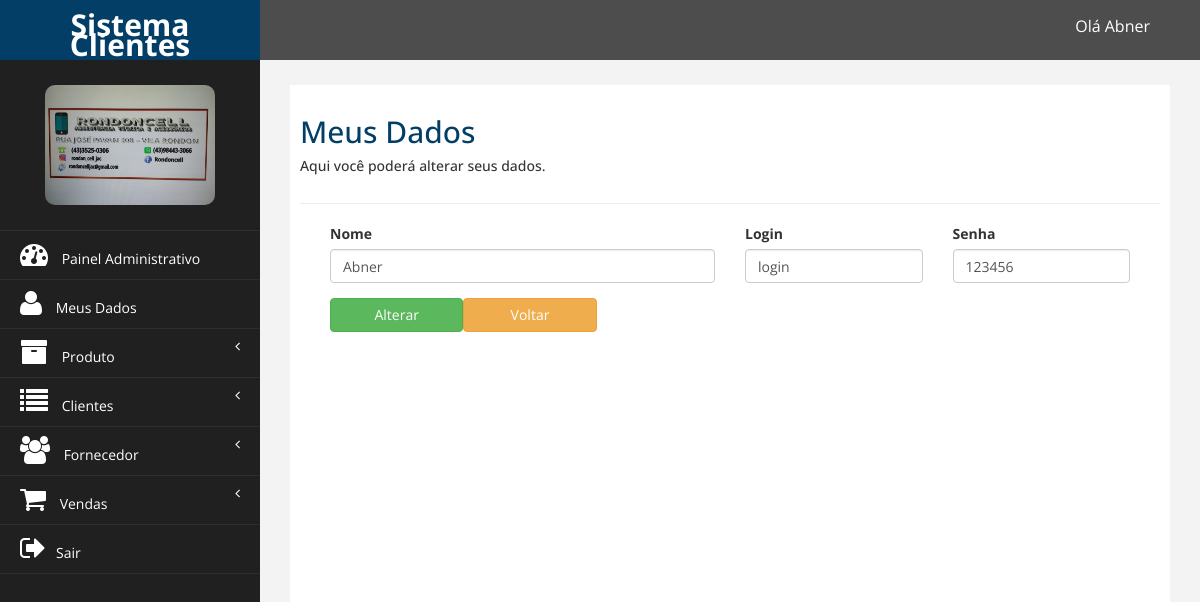
The page /financeiro/alterar_MeusDados.php?cod=2 (signed in) on the database its author committed.
### tables this page shows
CREATE TABLE `tb_funcionario` (
  `id_funcionario` int NOT NULL AUTO_INCREMENT,
  `nome_funcionario` varchar(100) NOT NULL,
  `data_admissao` date NOT NULL,
  `data_demissao` date DEFAULT NULL,
  `funcionario_email` varchar(45) NOT NULL,
  `funcionario_senha` varchar(45) NOT NULL,
  `id_empresa` int NOT NULL,
  `id_cargo` int NOT NULL,
  PRIMARY KEY (`id_funcionario`),
  KEY `fk_tb_funcionario_tb_empresa1_idx` (`id_empresa`),
  KEY `fk_tb_funcionario_tb_cargo1_idx` (`id_cargo`),
  CONSTRAINT `fk_tb_funcionario_tb_empresa1` FOREIGN KEY (`id_empresa`) REFERENCES `tb_empresa` (`id_empresa`)
);

### DAO/FuncionarioDAO.php (called while the page is built, shortened)
<?php
require_once 'UtilDAO.php';
class FuncionarioDAO extends Conexao{
    public function MeusDados(){
        $conexao = parent::retornaConexao();
        $comando_sql = 'Select id_funcionario, nome_funcionario, funcionario_email, funcionario_senha from tb_funcionario where id_funcionario = ? ';
        $sql = $conexao->prepare($comando_sql);
        $sql->bindValue(1, UtilDAO::CodigoLogado());
        $sql->execute();
        return $sql->fetchAll(PDO::FETCH_ASSOC);
    }
    public function DetalhaDados($id_func){
        $conexao = parent::retornaConexao();
        $comando_sql = 'Select id_funcionario, nome_funcionario, funcionario_email, funcionario_senha from tb_funcionario where id_funcionario = ? ';
        $sql = $conexao->prepare($comando_sql);
        $sql->bindValue(1, $id_func);
        $sql->execute();
        return $sql->fetchAll(PDO::FETCH_ASSOC);
    }
}

### DAO/UtilDAO.php (called while the page is built, shortened)
<?php
class UtilDAO{
    public static function CodigoLogado()
    {
        return $_SESSION['cod'];
    }
}

### financeiro/alterar_MeusDados.php (the view, shortened to what this page needs)
<?php
require_once '../DAO/UtilDAO.php';
require_once '../DAO/FuncionarioDAO.php';
$objFunc = new FuncionarioDAO();
if (isset($_GET['cod']) || is_numeric($_GET['cod'])) {
    @$id_func = trim($_GET['cod']);
    $dados = $objFunc->DetalhaDados($id_func);
}else if (isset($_POST['btn_alterar'])){
    $id_func = trim($_POST['cod']);
    $nome = trim($_POST['nome']);
    $login = trim($_POST['login']);
    $senha = trim($_POST['senha']);
    $ret = $objFunc->AlterarDados($id_func, $nome, $login, $senha);
}
$usuario = $objFunc->MeusDados();
?>
<!DOCTYPE html>
<html xmlns="http://www.w3.org/1999/xhtml">
<?php include_once('_head.php'); ?>
<body>
    <div id="wrapper">
        <?php include_once('_topo.php'); ?>
        <?php include_once('_menu.php'); ?>
        <div id="page-wrapper">
            <div id="page-inner">
                <div class="row">
                    <div class="col-md-12">
                        <h2>Meus Dados</h2>
                        <h5>Aqui você poderá alterar seus dados. </h5>
                    </div>
                </div>
                <hr />
                <form action="alterar_MeusDados.php" method="post">
                    <div class="col-md-12">
                    <div class="form-group col-md-6" id="divDadosNome">
                        <label>Nome</label>
                        <input name="nome" value="<?= $dados[0]['nome_funcionario']?>" id="dadosNome" type="text" placeholder="Digite o seu nome" class="form-control" onfocusout="SinalizaCampo('divDadosNome','dadosNome')">
                    </div>
                    <div class="form-group col-md-3" id="divDadosEmail">
                        <label>Login</label>
                        <input name="login" value="<?= $dados[0]['funcionario_email']?>" id="dadosLogin" type="text" placeholder="Digite o login" class="form-control" onfocusout="SinalizaCampo('divDadosEmail','dadosEmail')">
                    </div>
                    <div class="form-group col-md-3" id="divDadosEmail">
                        <label>Senha</label>
                        <input name="senha" value="<?= $dados[0]['funcionario_senha']?>" id="dadosSenha" type="text" placeholder="Digite a senha" class="form-control" onfocusout="SinalizaCampo('divDadosEmail','dadosEmail')">
                    </div>
                    <div class="col-md-12" id="divDadosEmail">
                         <button name="btn_alterar" class="btn btn-success col-md-2 " onclick=" return ValidarMeusDados()">Alterar</button>
                         <a href="meus_dados.php" class="btn btn-warning col-md-2 " >Voltar</a>
                    </div>
                </div>
                </form>
            </div>
        </div>
    </div>
</body>
</html>

### financeiro/assets/css/custom.css (style rules this page uses)
body { font-family: 'Open Sans', sans-serif; }
#wrapper { width: 100%; background:#202020; }
#page-wrapper { padding: 15px 15px; min-height: 600px; background:#F3F3F3; }
#page-inner { width:100%; margin:10px 20px 10px 0px; background-color:#fff!important; padding:10px; min-height:1200px; }
h2 { color: #023e66; }
@media (min-width:768px) { #page-wrapper { margin: 0 0 0 260px; padding: 15px 30px; min-height: 1200px; } }

### rows shown on the page
tb_funcionario: nome "Abner", login "login", senha "123456"

### other values the page prints
$nome "Abner"
